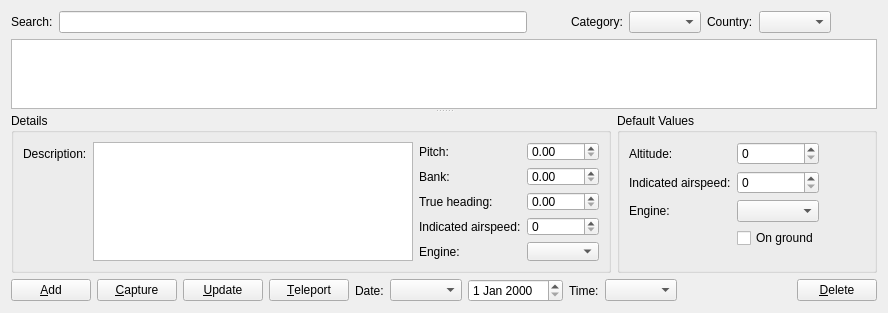
<?xml version="1.0" encoding="UTF-8"?>
<ui version="4.0">
 <class>LocationWidget</class>
 <widget class="QWidget" name="LocationWidget">
  <property name="geometry">
   <rect>
    <x>0</x>
    <y>0</y>
    <width>872</width>
    <height>311</height>
   </rect>
  </property>
  <property name="windowTitle">
   <string>Form</string>
  </property>
  <layout class="QVBoxLayout" name="verticalLayout">
   <item>
    <layout class="QHBoxLayout" name="horizontalLayout_4">
     <item>
      <widget class="QLabel" name="label_10">
       <property name="text">
        <string>Search:</string>
       </property>
      </widget>
     </item>
     <item>
      <widget class="QLineEdit" name="searchLineEdit">
       <property name="minimumSize">
        <size>
         <width>80</width>
         <height>0</height>
        </size>
       </property>
      </widget>
     </item>
     <item>
      <widget class="LinkedOptionGroup" name="typeOptionGroup" native="true">
       <property name="minimumSize">
        <size>
         <width>32</width>
         <height>0</height>
        </size>
       </property>
      </widget>
     </item>
     <item>
      <widget class="QLabel" name="label_11">
       <property name="text">
        <string>Category:</string>
       </property>
      </widget>
     </item>
     <item>
      <widget class="EnumerationComboBox" name="categoryComboBox">
       <property name="toolTip">
        <string>Filter by category. Set to 'No category' to show all categories.</string>
       </property>
      </widget>
     </item>
     <item>
      <widget class="QLabel" name="label_12">
       <property name="text">
        <string>Country:</string>
       </property>
      </widget>
     </item>
     <item>
      <widget class="EnumerationComboBox" name="countryComboBox">
       <property name="toolTip">
        <string>Filter by country. Set to 'World' to show all countries.</string>
       </property>
      </widget>
     </item>
     <item>
      <widget class="QPushButton" name="resetFilterPushButton">
       <property name="toolTip">
        <string>Reset the filter criteria.</string>
       </property>
       <property name="text">
        <string/>
       </property>
       <property name="icon">
        <iconset>
         <normalon>:/img/icons/close-normal.png</normalon>
        </iconset>
       </property>
       <property name="iconSize">
        <size>
         <width>16</width>
         <height>16</height>
        </size>
       </property>
       <property name="flat">
        <bool>true</bool>
       </property>
      </widget>
     </item>
    </layout>
   </item>
   <item>
    <widget class="QSplitter" name="splitter">
     <property name="orientation">
      <enum>Qt::Orientation::Vertical</enum>
     </property>
     <widget class="QTableWidget" name="locationTableWidget"/>
     <widget class="QWidget" name="layoutWidget">
      <layout class="QHBoxLayout" name="horizontalLayout_2">
       <item>
        <widget class="QGroupBox" name="informationGroupBox">
         <property name="sizePolicy">
          <sizepolicy hsizetype="Expanding" vsizetype="Minimum">
           <horstretch>0</horstretch>
           <verstretch>0</verstretch>
          </sizepolicy>
         </property>
         <property name="minimumSize">
          <size>
           <width>0</width>
           <height>160</height>
          </size>
         </property>
         <property name="title">
          <string>Details</string>
         </property>
         <layout class="QHBoxLayout" name="horizontalLayout_3">
          <item>
           <layout class="QFormLayout" name="formLayout_2">
            <item row="0" column="0">
             <widget class="QLabel" name="label_3">
              <property name="text">
               <string>Description:</string>
              </property>
             </widget>
            </item>
            <item row="0" column="1">
             <widget class="FocusPlainTextEdit" name="descriptionPlainTextEdit">
              <property name="sizePolicy">
               <sizepolicy hsizetype="Expanding" vsizetype="Expanding">
                <horstretch>0</horstretch>
                <verstretch>0</verstretch>
               </sizepolicy>
              </property>
              <property name="minimumSize">
               <size>
                <width>320</width>
                <height>80</height>
               </size>
              </property>
             </widget>
            </item>
           </layout>
          </item>
          <item>
           <layout class="QFormLayout" name="formLayout_3">
            <item row="0" column="0">
             <widget class="QLabel" name="label_4">
              <property name="text">
               <string>Pitch:</string>
              </property>
             </widget>
            </item>
            <item row="1" column="0">
             <widget class="QLabel" name="label_5">
              <property name="text">
               <string>Bank:</string>
              </property>
             </widget>
            </item>
            <item row="2" column="0">
             <widget class="QLabel" name="label_6">
              <property name="text">
               <string>True heading:</string>
              </property>
             </widget>
            </item>
            <item row="3" column="0">
             <widget class="QLabel" name="label_7">
              <property name="text">
               <string>Indicated airspeed:</string>
              </property>
             </widget>
            </item>
            <item row="3" column="1">
             <widget class="QSpinBox" name="indicatedAirspeedSpinBox"/>
            </item>
            <item row="0" column="1">
             <widget class="QDoubleSpinBox" name="pitchSpinBox"/>
            </item>
            <item row="1" column="1">
             <widget class="QDoubleSpinBox" name="bankSpinBox"/>
            </item>
            <item row="2" column="1">
             <widget class="QDoubleSpinBox" name="trueHeadingSpinBox"/>
            </item>
            <item row="4" column="0">
             <widget class="QLabel" name="label_9">
              <property name="text">
               <string>Engine:</string>
              </property>
             </widget>
            </item>
            <item row="4" column="1">
             <widget class="EnumerationComboBox" name="engineEventComboBox"/>
            </item>
           </layout>
          </item>
         </layout>
        </widget>
       </item>
       <item>
        <widget class="QGroupBox" name="groupBox">
         <property name="title">
          <string>Default Values</string>
         </property>
         <layout class="QHBoxLayout" name="horizontalLayout_5">
          <item>
           <layout class="QFormLayout" name="formLayout">
            <item row="0" column="0">
             <widget class="QLabel" name="label">
              <property name="text">
               <string>Altitude:</string>
              </property>
             </widget>
            </item>
            <item row="0" column="1">
             <widget class="QSpinBox" name="defaultAltitudeSpinBox">
              <property name="suffix">
               <string/>
              </property>
             </widget>
            </item>
            <item row="1" column="0">
             <widget class="QLabel" name="label_2">
              <property name="text">
               <string>Indicated airspeed:</string>
              </property>
             </widget>
            </item>
            <item row="1" column="1">
             <widget class="QSpinBox" name="defaultIndicatedAirspeedSpinBox">
              <property name="suffix">
               <string/>
              </property>
             </widget>
            </item>
            <item row="2" column="0">
             <widget class="QLabel" name="label_8">
              <property name="text">
               <string>Engine:</string>
              </property>
             </widget>
            </item>
            <item row="2" column="1">
             <widget class="EnumerationComboBox" name="defaultEngineEventComboBox"/>
            </item>
            <item row="3" column="1">
             <widget class="QCheckBox" name="defaultOnGroundCheckBox">
              <property name="text">
               <string>On ground</string>
              </property>
             </widget>
            </item>
           </layout>
          </item>
          <item>
           <layout class="QVBoxLayout" name="verticalLayout_2">
            <item>
             <widget class="QPushButton" name="resetDefaultsPushButton">
              <property name="toolTip">
               <string>Restore default values.</string>
              </property>
              <property name="text">
               <string/>
              </property>
              <property name="icon">
               <iconset>
                <normalon>:/img/icons/close-normal.png</normalon>
               </iconset>
              </property>
              <property name="flat">
               <bool>true</bool>
              </property>
             </widget>
            </item>
            <item>
             <spacer name="verticalSpacer">
              <property name="orientation">
               <enum>Qt::Orientation::Vertical</enum>
              </property>
              <property name="sizeHint" stdset="0">
               <size>
                <width>20</width>
                <height>40</height>
               </size>
              </property>
             </spacer>
            </item>
           </layout>
          </item>
         </layout>
        </widget>
       </item>
      </layout>
     </widget>
    </widget>
   </item>
   <item>
    <layout class="QHBoxLayout" name="horizontalLayout">
     <item>
      <widget class="QPushButton" name="addPushButton">
       <property name="toolTip">
        <string>Add a new location entry.</string>
       </property>
       <property name="text">
        <string>&amp;Add</string>
       </property>
      </widget>
     </item>
     <item>
      <widget class="QPushButton" name="capturePushButton">
       <property name="toolTip">
        <string>Capture the current location from the flight simulator.</string>
       </property>
       <property name="text">
        <string>&amp;Capture</string>
       </property>
      </widget>
     </item>
     <item>
      <widget class="QPushButton" name="updatePushButton">
       <property name="toolTip">
        <string>Update the selected location with the current location from the flight simulator.</string>
       </property>
       <property name="text">
        <string>&amp;Update</string>
       </property>
      </widget>
     </item>
     <item>
      <widget class="QPushButton" name="teleportPushButton">
       <property name="toolTip">
        <string>Teleport the aircraft to the selected location.</string>
       </property>
       <property name="text">
        <string>&amp;Teleport</string>
       </property>
      </widget>
     </item>
     <item>
      <widget class="QLabel" name="label_13">
       <property name="text">
        <string>Date:</string>
       </property>
      </widget>
     </item>
     <item>
      <widget class="QComboBox" name="dateComboBox"/>
     </item>
     <item>
      <widget class="QDateEdit" name="dateEdit"/>
     </item>
     <item>
      <widget class="QLabel" name="label_14">
       <property name="text">
        <string>Time:</string>
       </property>
      </widget>
     </item>
     <item>
      <widget class="QComboBox" name="timeComboBox"/>
     </item>
     <item>
      <spacer name="horizontalSpacer">
       <property name="orientation">
        <enum>Qt::Orientation::Horizontal</enum>
       </property>
       <property name="sizeHint" stdset="0">
        <size>
         <width>40</width>
         <height>20</height>
        </size>
       </property>
      </spacer>
     </item>
     <item>
      <widget class="QLabel" name="locationCountLabel">
       <property name="minimumSize">
        <size>
         <width>40</width>
         <height>0</height>
        </size>
       </property>
       <property name="text">
        <string/>
       </property>
      </widget>
     </item>
     <item>
      <spacer name="horizontalSpacer_2">
       <property name="orientation">
        <enum>Qt::Orientation::Horizontal</enum>
       </property>
       <property name="sizeHint" stdset="0">
        <size>
         <width>40</width>
         <height>20</height>
        </size>
       </property>
      </spacer>
     </item>
     <item>
      <widget class="QPushButton" name="deletePushButton">
       <property name="toolTip">
        <string>Delete the selected location.</string>
       </property>
       <property name="text">
        <string>&amp;Delete</string>
       </property>
      </widget>
     </item>
    </layout>
   </item>
  </layout>
 </widget>
 <customwidgets>
  <customwidget>
   <class>FocusPlainTextEdit</class>
   <extends>QPlainTextEdit</extends>
   <header location="global">Widget/FocusPlainTextEdit.h</header>
  </customwidget>
  <customwidget>
   <class>EnumerationComboBox</class>
   <extends>QComboBox</extends>
   <header location="global">Widget/EnumerationComboBox.h</header>
  </customwidget>
  <customwidget>
   <class>LinkedOptionGroup</class>
   <extends>QWidget</extends>
   <header location="global">Widget/LinkedOptionGroup.h</header>
   <container>1</container>
  </customwidget>
 </customwidgets>
 <tabstops>
  <tabstop>searchLineEdit</tabstop>
  <tabstop>categoryComboBox</tabstop>
  <tabstop>countryComboBox</tabstop>
  <tabstop>resetFilterPushButton</tabstop>
  <tabstop>locationTableWidget</tabstop>
  <tabstop>descriptionPlainTextEdit</tabstop>
  <tabstop>pitchSpinBox</tabstop>
  <tabstop>bankSpinBox</tabstop>
  <tabstop>trueHeadingSpinBox</tabstop>
  <tabstop>indicatedAirspeedSpinBox</tabstop>
  <tabstop>engineEventComboBox</tabstop>
  <tabstop>defaultAltitudeSpinBox</tabstop>
  <tabstop>defaultIndicatedAirspeedSpinBox</tabstop>
  <tabstop>defaultEngineEventComboBox</tabstop>
  <tabstop>defaultOnGroundCheckBox</tabstop>
  <tabstop>resetDefaultsPushButton</tabstop>
  <tabstop>addPushButton</tabstop>
  <tabstop>capturePushButton</tabstop>
  <tabstop>updatePushButton</tabstop>
  <tabstop>teleportPushButton</tabstop>
  <tabstop>deletePushButton</tabstop>
 </tabstops>
 <resources/>
 <connections/>
</ui>
